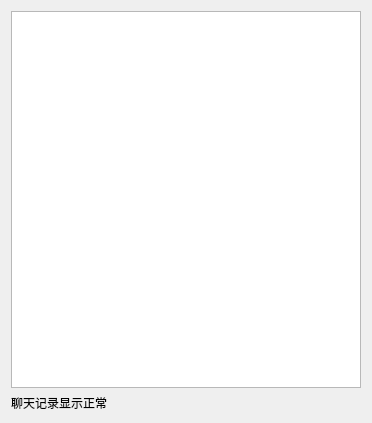
<?xml version="1.0" encoding="UTF-8"?>
<ui version="4.0">
 <class>HistoryDialog</class>
 <widget class="QDialog" name="HistoryDialog">
  <property name="geometry">
   <rect>
    <x>0</x>
    <y>0</y>
    <width>372</width>
    <height>423</height>
   </rect>
  </property>
  <property name="windowTitle">
   <string>Dialog</string>
  </property>
  <layout class="QVBoxLayout" name="verticalLayout">
   <item>
    <widget class="QListWidget" name="listWidget"/>
   </item>
   <item>
    <widget class="QLabel" name="label">
     <property name="text">
      <string>聊天记录显示正常</string>
     </property>
    </widget>
   </item>
  </layout>
 </widget>
 <resources/>
 <connections/>
</ui>
